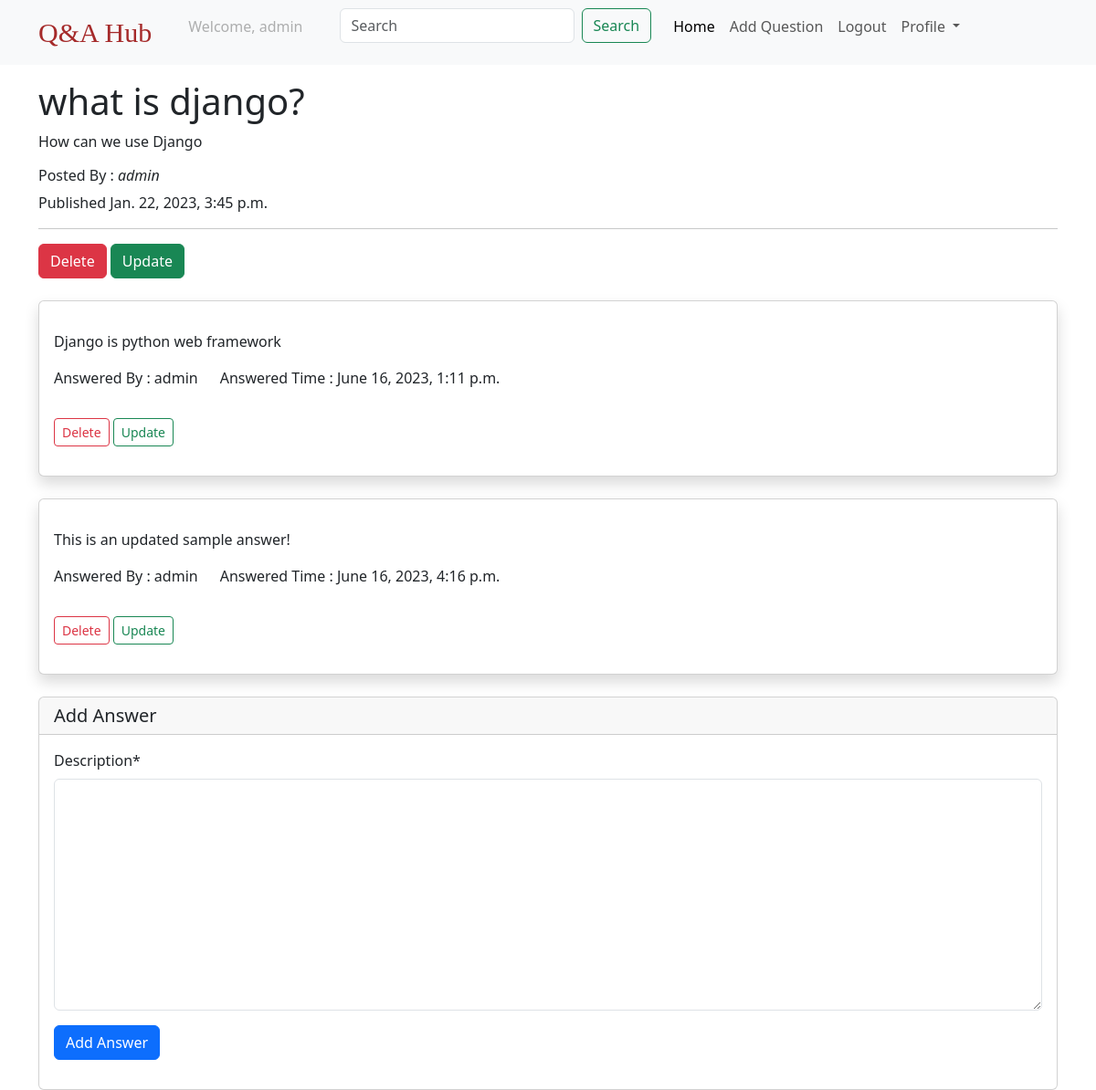
Page /question/what-is-django/ (signed in) on the committed database.
### users/models.py (models this page shows)
class CustomUser(AbstractUser):
    pass

### questions/models.py (models this page shows, shortened)
class Question(models.Model):
    created_at = models.DateTimeField(auto_now_add=True)
    title = models.CharField(max_length=250)
    body = models.TextField()
    slug = models.SlugField(max_length=250, unique=True)
    author = models.ForeignKey(
        settings.AUTH_USER_MODEL, on_delete=models.CASCADE, related_name="questions"
    )
    def __str__(self):
        return self.title

class Answer(models.Model):
    created_at = models.DateTimeField(auto_now_add=True)
    description = models.TextField()
    question = models.ForeignKey(
        Question, on_delete=models.CASCADE, related_name="answers"
    )
    author = models.ForeignKey(settings.AUTH_USER_MODEL, on_delete=models.CASCADE)

### questions/views.py (the view)
# urls.py: path("question/<slug:slug>/", question_details, name="qdetails"),
@login_required
def question_details(request, slug):
    question = get_object_or_404(Question, slug=slug)
    answer_list = Answer.objects.filter(question=question)
    if request.method == "POST":
        form = AnswerForm(request.POST)
        if form.is_valid():
            answer = form.save(commit=False)
            answer.question = question
            answer.author = request.user
            answer = form.save()
            return redirect("qdetails", slug=question.slug)
    else:
        form = AnswerForm()
    return render(
        request,
        "QDetails.html",
        {"question": question, "answer_list": answer_list, "form": form},
    )

### questions/forms.py
class AnswerForm(forms.ModelForm):
    class Meta:
        model = Answer
        fields = ("description",)

### template/QDetails.html (shortened to what this page needs)
{% extends 'base.html' %}
{% load crispy_forms_tags %}
{% block body %}
<div class="container mt-3">
    <h1>{{question}}</h1>
    <p>{{question.body}}</p>
    <h6>Posted By : <i>{{question.author}}</i></h6>
    <p>Published {{question.created_at}}</p>
    <hr>
    {% if request.user == question.author %}
    <a class="btn btn-danger" href="{% url 'delete_question' question.slug %}">Delete</a>
    <a class="btn btn-success" href="{% url 'update_question' question.slug %}">Update</a>
    {% endif %}
</div>
<div class="container">
    {% for answers in answer_list %}
    <div class="card mt-4 py-3 shadow">
        <div class="card-body">
            <p class="card-text"> {{answers.description}} </p>
            <div class="row">
                <div class="col col-md-auto">
                    <p>Answered By : {{answers.author}}</p>
                </div>
                <div class="col col-md-auto">
                    <p>Answered Time : {{answers.created_at}}</p>
                </div>
            </div>
            {% if request.user == answers.author %}
            <a class="btn btn-outline-danger btn-sm mt-3" href="{% url 'delete_answer' answers.id %}">Delete</a>
            <a class="btn btn-outline-success btn-sm mt-3" href="{% url 'update_answer' answers.id %}">Update</a>
            {% endif %}
        </div>
    </div>
    {%endfor%}
</div>
<div class="container">
    <div class="card mt-4">
        <form method="post" novalidate>
            <h5 class="card-header">Add Answer</h5>
            <div class="card-body">
                {{form | crispy}}
                <input type="submit" value="Add Answer" class="btn btn-primary"/>
            </div>
        </form>
    </div>
</div>
{% endblock %}

### template/navbar.html (shortened to what this page needs)
<nav class="navbar navbar-expand-lg bg-body-tertiary">
    <div class="container">
      <a class="navbar-brand text-style" href="{% url 'qlist' %}">Q&A Hub</a>
      <div class="collapse navbar-collapse" id="navbarSupportedContent">
        <ul class="navbar-nav me-auto mb-2 mb-lg-0">
          {% if request.user.is_authenticated %}
            <li class="nav-item mx-3">
                <a class="nav-link disabled">Welcome, {{request.user.username}}</a>
              </li>
              <form class="d-flex mx-3" role="search">
                <input class="form-control me-2" type="search" placeholder="Search" aria-label="Search" name="searchbar">
                <button class="btn btn-outline-success" type="submit">Search</button>
              </form>
          <li class="nav-item">
            <a class="nav-link active" aria-current="page" href="{% url 'qlist' %}">Home</a>
          </li>
          <li class="nav-item">
            <a class="nav-link" href="{% url 'create_question' %}">Add Question</a>
          </li>
          <li class="nav-item">
            <a class="nav-link" href="{% url 'logout'%}">Logout</a>
          </li>
          <li class="nav-item dropdown">
            <a class="nav-link dropdown-toggle" href="#" role="button" data-bs-toggle="dropdown" aria-expanded="false">
              Profile
            </a>
          </li>
         {% endif %}
        </ul>
      </div>
    </div>
  </nav>

### template/navbar.html (style rules this page uses)
.text-style { font-size: 30px !important; font-family: fantasy !important; color: brown !important; }

### rows in the picture
CustomUser: user.username "admin"
Question: title "what is django?", body "How can we use Django", author "admin", created_at "Jan. 22, 2023, 3:45 p.m."
Answer: description "Django is python web framework", author "admin", created_at "June 16, 2023, 1:11 p.m.", shows "Delete"
Answer: description "This is an updated sample answer!", author "admin", created_at "June 16, 2023, 4:16 p.m.", shows "Delete"
